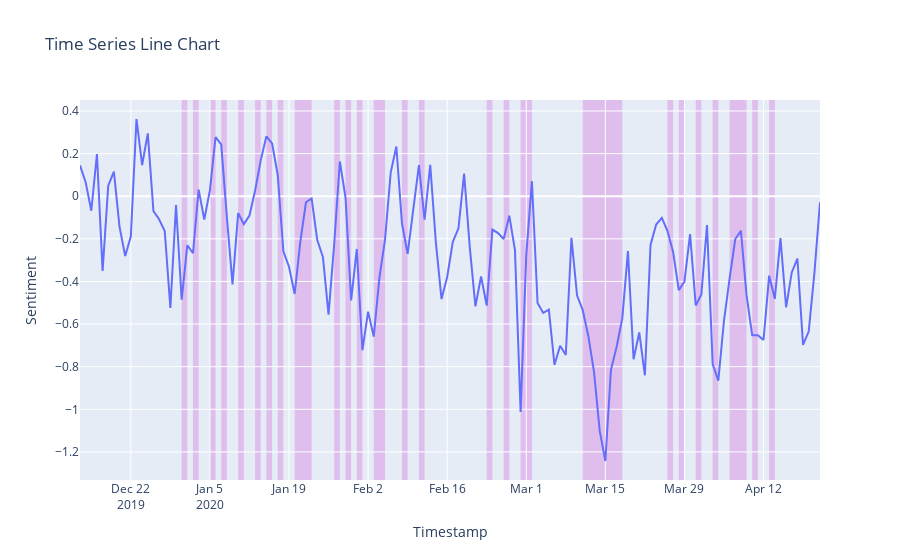

The code cell stored with this chart in its notebook:
### Code cell
df_sent_score = df_sent.loc[df_sent['Ticker'] == 'GOOGL'].copy()
df_sent_score['Timestamp'] = df_sent_score['Timestamp'].apply(pd.to_datetime, errors='coerce')
df_sent_score_short = df_sent_score[df_sent_score['Timestamp']>'2019-12-12']

lineC = px.line(df_sent_score_short, x="Timestamp", y="Sentiment", title='Time Series Line Chart')
mask = df_sent_score_short["Timestamp"].isin(df_time["Date"].unique())

df1 = df_sent_score_short[mask].groupby((~mask).cumsum())['Timestamp'].agg(['first','last'])

fillcolor = 'rgba(200,0,200,0.2)'
layer = 'below'

for index, row in df1.iterrows():
#         print(row['first'], row['last'])
        lineC.add_shape(type="rect",
        xref="x",
        yref="paper",
        x0=row['first'],
        y0=0,
        x1=row['last'] + datetime.timedelta(days=1),
        y1=1,
        line=dict(color="rgba(0,0,0,0)",width=3,),
        fillcolor=fillcolor,
        layer=layer)

lineC.update_layout()

lineC.show()

### Figure 1 — Plotly figure (JSON) as saved in the notebook; plotly's stock layout.template omitted (floating-point values rounded to 4 significant figures; data arrays with more than 128 entries replaced by an {"elided": "..."} marker saying what was removed)
{"data": [{"hovertemplate": "Timestamp=%{x}<br>Sentiment=%{y}<extra></extra>", "legendgroup": "", "line": {"color": "#636efa", "dash": "solid"}, "marker": {"symbol": "circle"}, "mode": "lines", "name": "", "orientation": "v", "showlegend": false, "type": "scatter", "x": {"elided": "132 str values"}, "xaxis": "x", "y": {"elided": "132 float values"}, "yaxis": "y"}], "layout": {"legend": {"tracegroupgap": 0}, "shapes": [{"fillcolor": "rgba(200,0,200,0.2)", "layer": "below", "line": {"color": "rgba(0,0,0,0)", "width": 3}, "type": "rect", "x0": "2019-12-31T00:00:00", "x1": "2020-01-01T00:00:00", "xref": "x", "y0": 0, "y1": 1, "yref": "paper"}, {"fillcolor": "rgba(200,0,200,0.2)", "layer": "below", "line": {"color": "rgba(0,0,0,0)", "width": 3}, "type": "rect", "x0": "2020-01-02T00:00:00", "x1": "2020-01-03T00:00:00", "xref": "x", "y0": 0, "y1": 1, "yref": "paper"}, {"fillcolor": "rgba(200,0,200,0.2)", "layer": "below", "line": {"color": "rgba(0,0,0,0)", "width": 3}, "type": "rect", "x0": "2020-01-05T00:00:00", "x1": "2020-01-06T00:00:00", "xref": "x", "y0": 0, "y1": 1, "yref": "paper"}, {"fillcolor": "rgba(200,0,200,0.2)", "layer": "below", "line": {"color": "rgba(0,0,0,0)", "width": 3}, "type": "rect", "x0": "2020-01-07T00:00:00", "x1": "2020-01-08T00:00:00", "xref": "x", "y0": 0, "y1": 1, "yref": "paper"}, {"fillcolor": "rgba(200,0,200,0.2)", "layer": "below", "line": {"color": "rgba(0,0,0,0)", "width": 3}, "type": "rect", "x0": "2020-01-10T00:00:00", "x1": "2020-01-11T00:00:00", "xref": "x", "y0": 0, "y1": 1, "yref": "paper"}, {"fillcolor": "rgba(200,0,200,0.2)", "layer": "below", "line": {"color": "rgba(0,0,0,0)", "width": 3}, "type": "rect", "x0": "2020-01-13T00:00:00", "x1": "2020-01-14T00:00:00", "xref": "x", "y0": 0, "y1": 1, "yref": "paper"}, {"fillcolor": "rgba(200,0,200,0.2)", "layer": "below", "line": {"color": "rgba(0,0,0,0)", "width": 3}, "type": "rect", "x0": "2020-01-15T00:00:00", "x1": "2020-01-16T00:00:00", "xref": "x", "y0": 0, "y1": 1, "yref": "paper"}, {"fillcolor": "rgba(200,0,200,0.2)", "layer": "below", "line": {"color": "rgba(0,0,0,0)", "width": 3}, "type": "rect", "x0": "2020-01-17T00:00:00", "x1": "2020-01-18T00:00:00", "xref": "x", "y0": 0, "y1": 1, "yref": "paper"}, {"fillcolor": "rgba(200,0,200,0.2)", "layer": "below", "line": {"color": "rgba(0,0,0,0)", "width": 3}, "type": "rect", "x0": "2020-01-20T00:00:00", "x1": "2020-01-23T00:00:00", "xref": "x", "y0": 0, "y1": 1, "yref": "paper"}, {"fillcolor": "rgba(200,0,200,0.2)", "layer": "below", "line": {"color": "rgba(0,0,0,0)", "width": 3}, "type": "rect", "x0": "2020-01-27T00:00:00", "x1": "2020-01-28T00:00:00", "xref": "x", "y0": 0, "y1": 1, "yref": "paper"}, {"fillcolor": "rgba(200,0,200,0.2)", "layer": "below", "line": {"color": "rgba(0,0,0,0)", "width": 3}, "type": "rect", "x0": "2020-01-29T00:00:00", "x1": "2020-01-30T00:00:00", "xref": "x", "y0": 0, "y1": 1, "yref": "paper"}, {"fillcolor": "rgba(200,0,200,0.2)", "layer": "below", "line": {"color": "rgba(0,0,0,0)", "width": 3}, "type": "rect", "x0": "2020-01-31T00:00:00", "x1": "2020-02-01T00:00:00", "xref": "x", "y0": 0, "y1": 1, "yref": "paper"}, {"fillcolor": "rgba(200,0,200,0.2)", "layer": "below", "line": {"color": "rgba(0,0,0,0)", "width": 3}, "type": "rect", "x0": "2020-02-03T00:00:00", "x1": "2020-02-05T00:00:00", "xref": "x", "y0": 0, "y1": 1, "yref": "paper"}, {"fillcolor": "rgba(200,0,200,0.2)", "layer": "below", "line": {"color": "rgba(0,0,0,0)", "width": 3}, "type": "rect", "x0": "2020-02-08T00:00:00", "x1": "2020-02-09T00:00:00", "xref": "x", "y0": 0, "y1": 1, "yref": "paper"}, {"fillcolor": "rgba(200,0,200,0.2)", "layer": "below", "line": {"color": "rgba(0,0,0,0)", "width": 3}, "type": "rect", "x0": "2020-02-11T00:00:00", "x1": "2020-02-12T00:00:00", "xref": "x", "y0": 0, "y1": 1, "yref": "paper"}, {"fillcolor": "rgba(200,0,200,0.2)", "layer": "below", "line": {"color": "rgba(0,0,0,0)", "width": 3}, "type": "rect", "x0": "2020-02-23T00:00:00", "x1": "2020-02-24T00:00:00", "xref": "x", "y0": 0, "y1": 1, "yref": "paper"}, {"fillcolor": "rgba(200,0,200,0.2)", "layer": "below", "line": {"color": "rgba(0,0,0,0)", "width": 3}, "type": "rect", "x0": "2020-02-26T00:00:00", "x1": "2020-02-27T00:00:00", "xref": "x", "y0": 0, "y1": 1, "yref": "paper"}, {"fillcolor": "rgba(200,0,200,0.2)", "layer": "below", "line": {"color": "rgba(0,0,0,0)", "width": 3}, "type": "rect", "x0": "2020-02-29T00:00:00", "x1": "2020-03-02T00:00:00", "xref": "x", "y0": 0, "y1": 1, "yref": "paper"}, {"fillcolor": "rgba(200,0,200,0.2)", "layer": "below", "line": {"color": "rgba(0,0,0,0)", "width": 3}, "type": "rect", "x0": "2020-03-11T00:00:00", "x1": "2020-03-18T00:00:00", "xref": "x", "y0": 0, "y1": 1, "yref": "paper"}, {"fillcolor": "rgba(200,0,200,0.2)", "layer": "below", "line": {"color": "rgba(0,0,0,0)", "width": 3}, "type": "rect", "x0": "2020-03-26T00:00:00", "x1": "2020-03-27T00:00:00", "xref": "x", "y0": 0, "y1": 1, "yref": "paper"}, {"fillcolor": "rgba(200,0,200,0.2)", "layer": "below", "line": {"color": "rgba(0,0,0,0)", "width": 3}, "type": "rect", "x0": "2020-03-28T00:00:00", "x1": "2020-03-29T00:00:00", "xref": "x", "y0": 0, "y1": 1, "yref": "paper"}, {"fillcolor": "rgba(200,0,200,0.2)", "layer": "below", "line": {"color": "rgba(0,0,0,0)", "width": 3}, "type": "rect", "x0": "2020-03-31T00:00:00", "x1": "2020-04-01T00:00:00", "xref": "x", "y0": 0, "y1": 1, "yref": "paper"}, {"fillcolor": "rgba(200,0,200,0.2)", "layer": "below", "line": {"color": "rgba(0,0,0,0)", "width": 3}, "type": "rect", "x0": "2020-04-03T00:00:00", "x1": "2020-04-04T00:00:00", "xref": "x", "y0": 0, "y1": 1, "yref": "paper"}, {"fillcolor": "rgba(200,0,200,0.2)", "layer": "below", "line": {"color": "rgba(0,0,0,0)", "width": 3}, "type": "rect", "x0": "2020-04-06T00:00:00", "x1": "2020-04-09T00:00:00", "xref": "x", "y0": 0, "y1": 1, "yref": "paper"}, {"fillcolor": "rgba(200,0,200,0.2)", "layer": "below", "line": {"color": "rgba(0,0,0,0)", "width": 3}, "type": "rect", "x0": "2020-04-10T00:00:00", "x1": "2020-04-11T00:00:00", "xref": "x", "y0": 0, "y1": 1, "yref": "paper"}, {"fillcolor": "rgba(200,0,200,0.2)", "layer": "below", "line": {"color": "rgba(0,0,0,0)", "width": 3}, "type": "rect", "x0": "2020-04-13T00:00:00", "x1": "2020-04-14T00:00:00", "xref": "x", "y0": 0, "y1": 1, "yref": "paper"}], "title": {"text": "Time Series Line Chart"}, "xaxis": {"anchor": "y", "domain": [0, 1], "title": {"text": "Timestamp"}}, "yaxis": {"anchor": "x", "domain": [0, 1], "title": {"text": "Sentiment"}}}}
